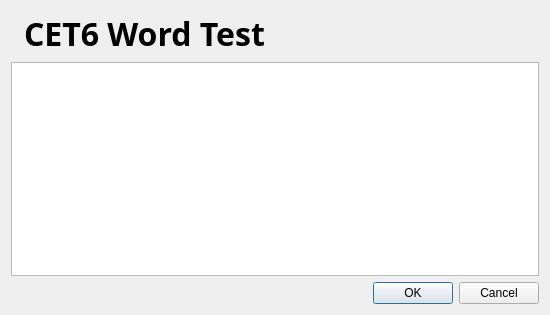
<?xml version="1.0" encoding="UTF-8"?>
<ui version="4.0">
 <class>aboutDialog</class>
 <widget class="QDialog" name="aboutDialog">
  <property name="geometry">
   <rect>
    <x>0</x>
    <y>0</y>
    <width>550</width>
    <height>315</height>
   </rect>
  </property>
  <property name="windowTitle">
   <string>关于</string>
  </property>
  <layout class="QGridLayout" name="gridLayout">
   <item row="0" column="0">
    <layout class="QVBoxLayout" name="verticalLayout_2">
     <item>
      <layout class="QVBoxLayout" name="verticalLayout">
       <item>
        <layout class="QHBoxLayout" name="horizontalLayout_2">
         <item>
          <layout class="QHBoxLayout" name="horizontalLayout">
           <item>
            <widget class="QLabel" name="icon">
             <property name="text">
              <string/>
             </property>
             <property name="pixmap">
              <pixmap resource="res.qrc">:/icon/icon/icon.ico</pixmap>
             </property>
            </widget>
           </item>
           <item>
            <widget class="QLabel" name="projectName">
             <property name="font">
              <font>
               <family>微软雅黑</family>
               <pointsize>24</pointsize>
               <weight>75</weight>
               <bold>true</bold>
              </font>
             </property>
             <property name="text">
              <string>CET6 Word Test</string>
             </property>
            </widget>
           </item>
          </layout>
         </item>
         <item>
          <spacer name="horizontalSpacer">
           <property name="orientation">
            <enum>Qt::Horizontal</enum>
           </property>
           <property name="sizeHint" stdset="0">
            <size>
             <width>40</width>
             <height>20</height>
            </size>
           </property>
          </spacer>
         </item>
        </layout>
       </item>
       <item>
        <widget class="QTextBrowser" name="textBrowser">
         <property name="font">
          <font>
           <family>宋体</family>
           <pointsize>12</pointsize>
           <weight>50</weight>
           <bold>false</bold>
          </font>
         </property>
        </widget>
       </item>
      </layout>
     </item>
     <item>
      <widget class="QDialogButtonBox" name="buttonBox">
       <property name="orientation">
        <enum>Qt::Horizontal</enum>
       </property>
       <property name="standardButtons">
        <set>QDialogButtonBox::Cancel|QDialogButtonBox::Ok</set>
       </property>
      </widget>
     </item>
    </layout>
   </item>
  </layout>
 </widget>
 <resources>
  <include location="res.qrc"/>
 </resources>
 <connections>
  <connection>
   <sender>buttonBox</sender>
   <signal>accepted()</signal>
   <receiver>aboutDialog</receiver>
   <slot>accept()</slot>
   <hints>
    <hint type="sourcelabel">
     <x>248</x>
     <y>254</y>
    </hint>
    <hint type="destinationlabel">
     <x>157</x>
     <y>274</y>
    </hint>
   </hints>
  </connection>
  <connection>
   <sender>buttonBox</sender>
   <signal>rejected()</signal>
   <receiver>aboutDialog</receiver>
   <slot>reject()</slot>
   <hints>
    <hint type="sourcelabel">
     <x>316</x>
     <y>260</y>
    </hint>
    <hint type="destinationlabel">
     <x>286</x>
     <y>274</y>
    </hint>
   </hints>
  </connection>
 </connections>
</ui>
